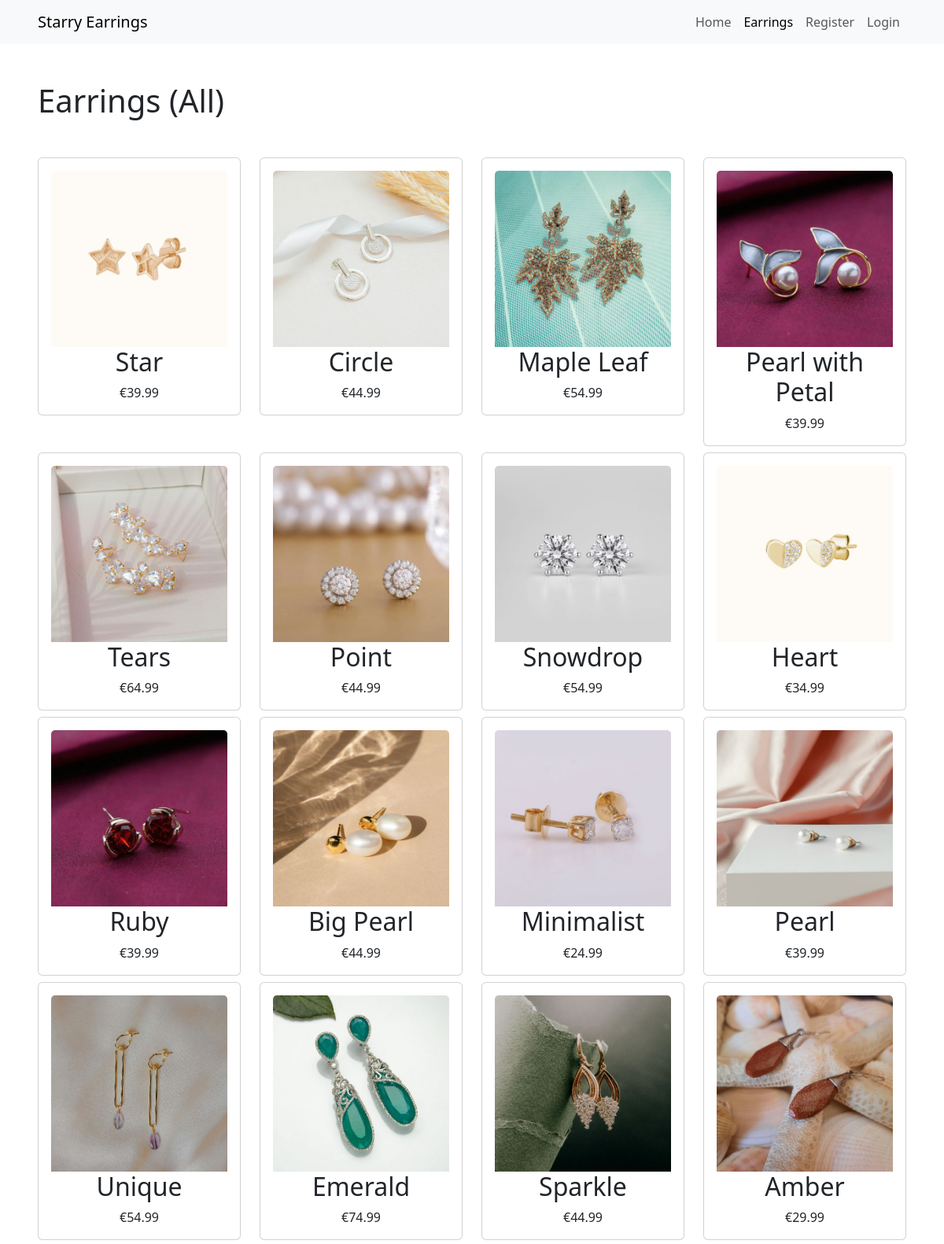
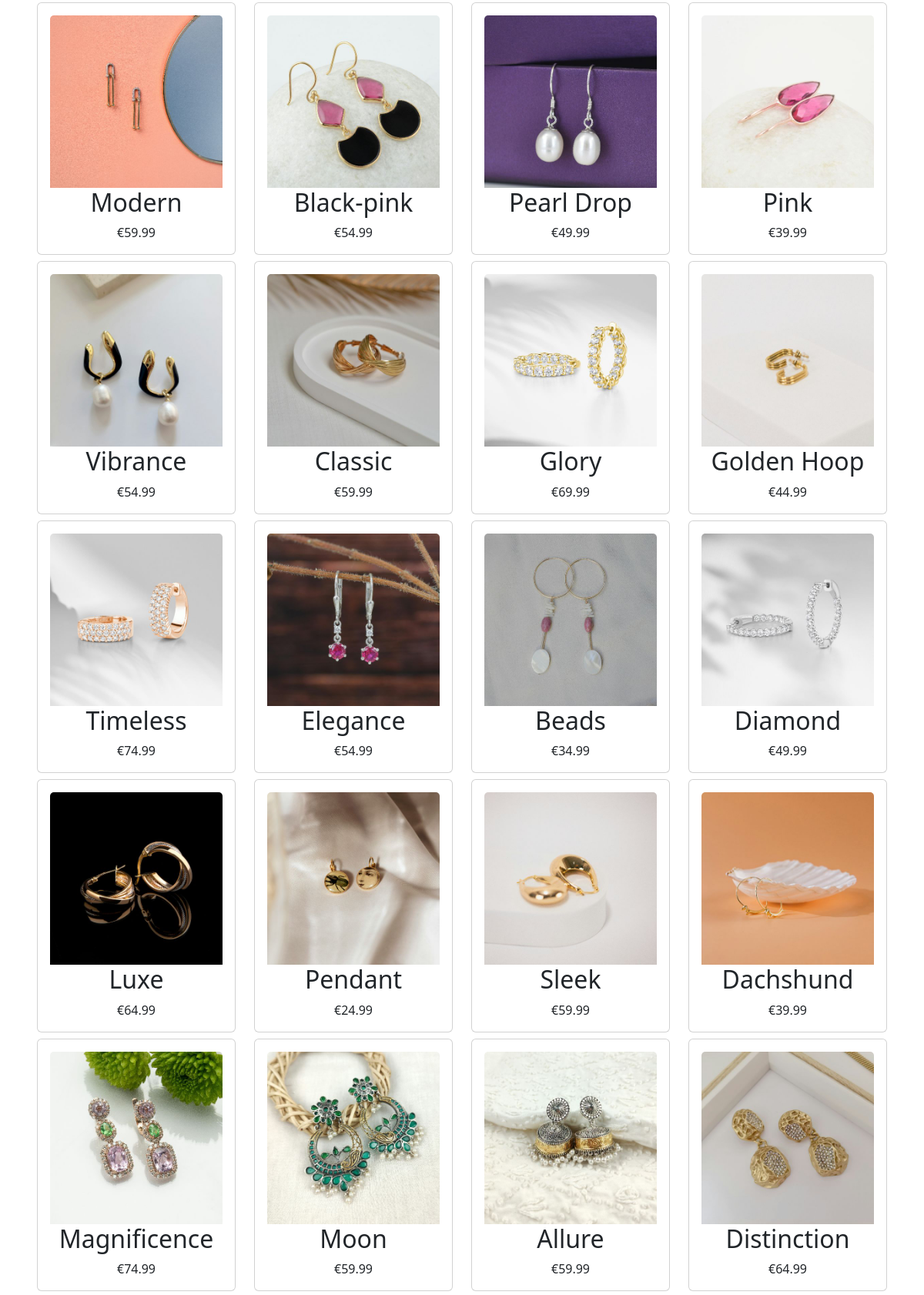
The app's page /earrings.php (upper part) with its own data (2 pictures, top to bottom).
### tables this page shows
CREATE TABLE IF NOT EXISTS `products` (
  `id` int unsigned NOT NULL AUTO_INCREMENT,
  `name` varchar(30) NOT NULL,
  `category` varchar(10) NOT NULL,
  `price` decimal(10,2) NOT NULL,
  `description` varchar(255) NOT NULL,
  `stock` int NOT NULL DEFAULT '0',
  `image` varchar(255) DEFAULT NULL,
  PRIMARY KEY (`id`)
);

### lib/functions.php (called while the page is built, shortened)
<?php
function get_earrings($category) {
    require_once "../src/DBconnect.php";
    $query = "SELECT * FROM products WHERE stock > 0";
    $statement = $connection->prepare($query);
    $statement->execute();
    $result = $statement->fetchAll();
    return $result;
}

### public/earrings.php (the view, shortened to what this page needs)
<?php
    require "../lib/functions.php";
    require_once "../templates/header.php";
    $category = null;
    $earrings = get_earrings($category);
    if ($category == "stud" || $category == "drop" || $category == "hoop" || $category == "clip") {
        $heading = "Earrings (" . ucfirst($category) . ")";
    } else {
        $heading = "Earrings (All)";
    }
?>
</head>
<body class="d-flex flex-column vh-100">
    <header>
        <nav class="navbar navbar-expand-sm navbar-light bg-light justify-content-between m-0 px-5 py-2">
            <a class="navbar-brand" href="index.php">Starry Earrings</a>
            <ul class="navbar-nav">
                <li class="nav-item">
                    <a class="nav-link" href="index.php">Home</a>
                </li>
                <li class="nav-item">
                    <a class="nav-link active" href="earrings.php">Earrings</a>
                </li>
                    <?php
                    if ($_SESSION && $_SESSION["active"] == true) {
                        echo "
                            <li class=\"nav-item\">
                                <a class=\"nav-link\" href=\"cart.php\">Cart</a>
                            </li>
                            <li class=\"nav-item\">
                                <a class=\"nav-link\" href=\"profile.php?id={$_SESSION['user_id']}\">Profile</a>
                            </li>
                            <li class=\"nav-item\">
                                <form action='logout.php' method='post'>
                                    <button type='submit' class=\"nav-link\">Logout</button>
                                </form>
                            </li>
                        ";
                    } else {
                        echo "
                            <li class=\"nav-item\">
                                <a class=\"nav-link\" href=\"register.php\">Register</a>
                            </li>
                            <li class=\"nav-item\">
                                <a class=\"nav-link\" href=\"login.php\">Login</a>
                            </li>
                        ";
                    }
                    ?>
            </ul>
        </nav>
    </header>
    <main>
        <section class="p-5">
            <h1 class="mb-5"><?php echo $heading ?></h1>
            <div class="row">
                <?php foreach ($earrings as $earring) { ?>
                <div class="col-sm-4 col-md-3">
                    <div class="card text-center mb-2">
                        <div class="card-body">
                            <a href="earring_details.php?id=<?php echo $earring['id']?>" class="text-decoration-none text-dark">
                                <img class="card-img-top" src="<?php echo $earring['image']; ?>" alt="A pair of earrings">
                            </a>
                            <h2 class="card-title">
                                <a href="earring_details.php?id=<?php echo $earring['id']?>" class="text-decoration-none text-dark">
                                    <?php echo $earring['name'] ?>
                                </a>
                            </h2>
                            <p class="card-text">
                                <a href="earring_details.php?id=<?php echo $earring['id']?>" class="text-decoration-none text-dark">
                                    <?php echo "€" . $earring['price'] ?>
                                </a>
                            </p>
                        </div>
                    </div>
                </div>
                <?php } ?>
            </div>
        </section>
    </main>
<?php require_once "../templates/footer.php"; ?>

### templates/header.php (shortened to what this page needs)
<!DOCTYPE html>
<html lang="en">
<head>
    <link rel="stylesheet" type="text/css" href="../css/bootstrap.min.css">

### templates/footer.php (shortened to what this page needs)
</body>
</html>

### records on screen
products: image (picture), name "Star", price "39.99"
products: image (picture), name "Circle", price "44.99"
products: image (picture), name "Maple Leaf", price "54.99"
products: image (picture), name "Pearl with Petal", price "39.99"
products: image (picture), name "Tears", price "64.99"
products: image (picture), name "Point", price "44.99"
products: image (picture), name "Snowdrop", price "54.99"
products: image (picture), name "Heart", price "34.99"
products: image (picture), name "Ruby", price "39.99"
products: image (picture), name "Big Pearl", price "44.99"
products: image (picture), name "Minimalist", price "24.99"
products: image (picture), name "Pearl", price "39.99"
products: image (picture), name "Unique", price "54.99"
products: image (picture), name "Emerald", price "74.99"
products: image (picture), name "Sparkle", price "44.99"
products: image (picture), name "Amber", price "29.99"
products: image (picture), name "Modern", price "59.99"
products: image (picture), name "Black-pink", price "54.99"
products: image (picture), name "Pearl Drop", price "49.99"
products: image (picture), name "Pink", price "39.99"
products: image (picture), name "Vibrance", price "54.99"
products: image (picture), name "Classic", price "59.99"
products: image (picture), name "Glory", price "69.99"
products: image (picture), name "Golden Hoop", price "44.99"
products: image (picture), name "Timeless", price "74.99"
products: image (picture), name "Elegance", price "54.99"
products: image (picture), name "Beads", price "34.99"
products: image (picture), name "Diamond", price "49.99"
products: image (picture), name "Luxe", price "64.99"
products: image (picture), name "Pendant", price "24.99"
products: image (picture), name "Sleek", price "59.99"
products: image (picture), name "Dachshund", price "39.99"
products: image (picture), name "Magnificence", price "74.99"
products: image (picture), name "Moon", price "59.99"
products: image (picture), name "Allure", price "59.99"
products: image (picture), name "Distinction", price "64.99"

### other values on screen
$heading "Earrings (All)"
